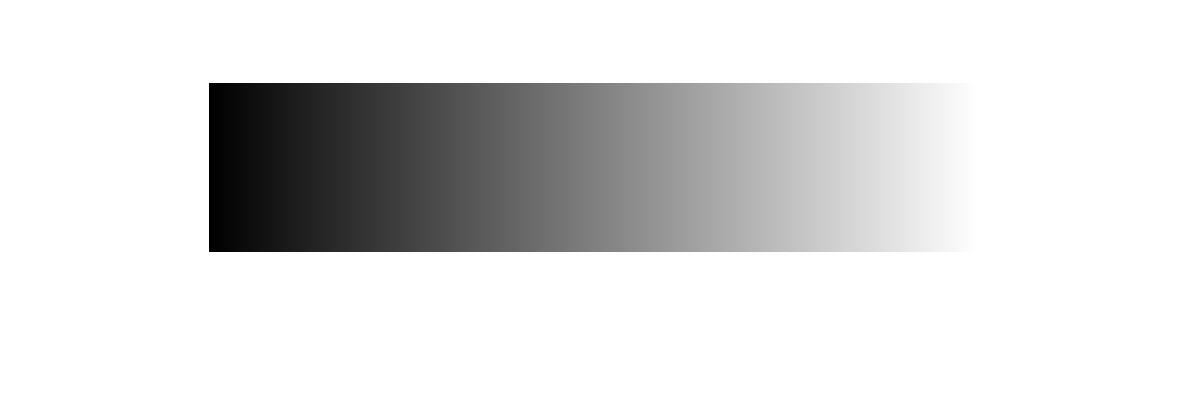
%> input picture hair1.jpg, 1193 x 413 px
$ octave Test_For_Func_Improved_Multiscale_Error_Diffusion.m   (GNU Octave 9; MATLAB toolbox functions it lacks are replaced by stand-ins)
%> lines starting %> are read from the running program, lines starting %| are printed output that depends on the picture
### Func_Improved_Multiscale_Error_Diff.m
%This function is mainly to process the image by the algorithm prospered by
%Yuk-Hee Chan.And more about that can be found in the artical of
%'Feature-preserving multiscale error diffusion for digital halftoning' in
%the Journal of Electronic Imaging 13(3), 639쭯645 (July 2004).

function Bm= Func_Improved_Multiscale_Error_Diff( Input_Image )
%FUNC_IMPROVED_MULTISCALE_ERROR_DIFF Summary of this function goes here
%Input_Image is the image of gray-level intensity.
%Bm is the output image.
%Read the input image.
tic;
%Input=imread('hair2.jpg');
%Input_Image=rgb2gray(Input);
[m,n]=size(Input_Image);
%N=2^log2(max(m,n));
N=256;
r=log(N)/log(4);
Input_Image_Adapter=imresize(Input_Image,[N,N]);
Im=double(Input_Image_Adapter)/255;

%To determine whether we should inverse the input image.
Invers_Tag=sum(sum(Im))/N^2;
if Invers_Tag>0.5;
    Im=1-Im;
end

%To cut the image into r+1 level
Em=Im;
Bm=zeros(N,N);
E{1}=1;
%Bm_Mark is mainly to mark the Bm.If Bm(i,j) is set value, then,Bm_Mark(i,j)=1;
Bm_Mark=zeros(N,N);
iterate=1;
while(E{1}>0.5)
%The parameters of the filter H
 H=[1 2 1; 2 0 2 ; 1 2 1];
I{r+1}=Im;
E{r+1}=Em;
B{r+1}=Bm;
%Cut the image into r+1 layer.And the second level has 4 x 4 matrix;
  for i=r+1:-1:2;
     N1=4^(i-1);
     I11=double(I{i}(1:4:N1,1:4:N1));   I12=double(I{i}(1:4:N1,2:4:N1));  I13=double(I{i}(1:4:N1,3:4:N1));   I14=double(I{i}(1:4:N1,4:4:N1));
     E11=double(E{i}(1:4:N1,1:4:N1));   E12=double(E{i}(1:4:N1,2:4:N1));  E13=double(E{i}(1:4:N1,3:4:N1));   E14=double(E{i}(1:4:N1,4:4:N1));
     B11=double(B{i}(1:4:N1,1:4:N1));   B12=double(B{i}(1:4:N1,2:4:N1));  B13=double(B{i}(1:4:N1,3:4:N1));   B14=double(I{i}(1:4:N1,4:4:N1));

     I21=double(I{i}(2:4:N1,1:4:N1));   I22=double(I{i}(2:4:N1,2:4:N1));  I23=double(I{i}(2:4:N1,3:4:N1));   I24=double(I{i}(2:4:N1,4:4:N1));
     E21=double(E{i}(2:4:N1,1:4:N1));   E22=double(E{i}(2:4:N1,2:4:N1));  E23=double(E{i}(2:4:N1,3:4:N1));   E24=double(E{i}(2:4:N1,4:4:N1));
     B21=double(B{i}(2:4:N1,1:4:N1));   B22=double(B{i}(2:4:N1,2:4:N1));  B23=double(B{i}(2:4:N1,3:4:N1));   B24=double(I{i}(2:4:N1,4:4:N1));

     I31=double(I{i}(3:4:N1,1:4:N1));   I32=double(I{i}(3:4:N1,2:4:N1));  I33=double(I{i}(3:4:N1,3:4:N1));   I34=double(I{i}(3:4:N1,4:4:N1));
     E31=double(E{i}(3:4:N1,1:4:N1));   E32=double(E{i}(3:4:N1,2:4:N1));  E33=double(E{i}(3:4:N1,3:4:N1));   E34=double(E{i}(3:4:N1,4:4:N1));
     B31=double(B{i}(3:4:N1,1:4:N1));   B32=double(B{i}(3:4:N1,2:4:N1));  B33=double(B{i}(3:4:N1,3:4:N1));   B34=double(I{i}(3:4:N1,4:4:N1));

     I41=double(I{i}(4:4:N1,1:4:N1));   I42=double(I{i}(4:4:N1,2:4:N1));  I43=double(I{i}(4:4:N1,3:4:N1));   I44=double(I{i}(4:4:N1,4:4:N1));
     E41=double(E{i}(4:4:N1,1:4:N1));   E42=double(E{i}(4:4:N1,2:4:N1));  E43=double(E{i}(4:4:N1,3:4:N1));   E44=double(E{i}(4:4:N1,4:4:N1));
     B41=double(B{i}(4:4:N1,1:4:N1));   B42=double(B{i}(4:4:N1,2:4:N1));  B43=double(B{i}(4:4:N1,3:4:N1));   B44=double(I{i}(4:4:N1,4:4:N1));
     I{i-1}=(I11+I12+I13+I14)+(I21+I22+I23+I24)+(I31+I32+I33+I34)+(I41+I42+I43+I44);
     E{i-1}=(E11+E12+E13+E14)+(E21+E22+E23+E24)+(E31+E32+E33+E34)+(E41+E42+E43+E44);
     B{i-1}=(B11+B12+B13+B14)+(B21+B22+B23+B24)+(B31+B32+B33+B34)+(B41+B42+B43+B44);
  end

%Find the first pixel in the 4 x 4 matrix using the maximum error intensity guidance
u=1;
v=1;
i=2;
s=1;
t=1;
% The finding process starts at level 2th
%(s,t) is the absolute coordinates of the first row and first column of the
%4 x 4 matrix.
while(i<=r+1)
    s_1=s;
    t_1=t;
%Get the exact loaction of the loaction firstly.
%We use the overlapping subregions to locate it.
%First,we cut the 4 x 4 matrixe into nine 2 x 2 matrix which is overlapped.
%Find the maximum error intensity.
 for ii=1:3;
    for jj=1:3;
        Overlapping_Mat(ii,jj)=sum(sum(E{i}(s+ii-1:s+ii,t+jj-1:t+jj)));
    end
end
[uu,vv]=find(Overlapping_Mat==max(max(Overlapping_Mat)));
MM_UV=max(size(uu));
Rand_Number_U=MM_UV*rand();
Rand_Number_V=MM_UV*rand();
uu=uu(ceil(Rand_Number_U),1);
vv=vv(ceil(Rand_Number_V),1);
%Secondly, we locate the exact pixel which needs to be processed
[uuu,vvv]=find(E{i}(s+uu-1:s+uu,t+vv-1:t+vv)==max(max(E{i}(s+uu-1:s+uu,t+vv-1:t+vv))));
MM_UV=max(size(uuu));
Rand_Number_U=MM_UV*rand();
Rand_Number_V=MM_UV*rand();
uuu=uuu(ceil(Rand_Number_U),1);
vvv=vvv(ceil(Rand_Number_V),1);
%(s_exact,t_exact) is the absolute coordinates of the pixel to be
%processed.
s_exact=s+uu-1+rem(uuu+1,2);
t_exact=t+vv-1+rem(vvv+1,2);
    if i==r+1;
        break;
    end
    i=i+1;
    s=4*s_exact-3;
    t=4*t_exact-3;
end


%Assume that a white dot should be introduced in the region of interest.
%To choose whether the black dot or the white dot should be introduced in the region of interest.
White_Black=1;
%If average of the Em elements in the region is larger than 0.5, it
%indicates that this is a bright region and a black dot should be
%introduced.
if sum(sum(Im(s:s+3,t:t+3)))/16>0.5
    White_Black=0;
end
%To add a 1-pixe frame of value 0 and a 1-pixel frame of value 1 to E and B
%first.
Em_Frame=zeros(N+2,N+2);
Em_Frame(2:N+1,2:N+1)=Em;

Bm_Frame=ones(N+2,N+2);
Bm_Frame(2:N+1,2:N+1)=Bm;

Bm_Mark_Frame=zeros(N+2,N+2);
Bm_Mark_Frame(2:N+1,2:N+1)=Bm_Mark;

%The default type of the dot should be introduced is the same with the
%actual circumstance.
if White_Black==1;
%Updata the error Image E by the method proposed by Chun
Bm_Frame(s_exact+1,t_exact+1)=1;
e=1-Em_Frame(s_exact+1,t_exact+1);
su=sum(sum(H));
%%Adjust the parmaters of the filter of H
for p=1:3;
    for q=1:3;
        if Bm_Mark_Frame(s_exact+p-1,t_exact+q-1)==1;
             H(p,q)=0;
             su=su-1;
        end
    end
end
su=sum(sum(H));
H1=H/su;
for mm=1:3;
    for nn=1:3;
       if Bm_Mark_Frame(s_exact+mm-1,t_exact+nn-1)~=1;
       Em_Frame(s_exact+mm-1,t_exact+nn-1)=Em_Frame(s_exact+mm-1,t_exact+nn-1)-e*H1(mm,nn);
       end
    end
end
%To mark the dot has been assigned.
Em_Frame(s_exact+1,t_exact+1)=0;
Bm_Mark_Frame(s_exact+1,t_exact+1)=1;
%The black dot should introduced in actual.
else

%To compute the total black dots of the region;
Thresh=16-round(sum(sum(Im(s:s+3,t:t+3))));
T=16-sum(sum(Bm_Mark_Frame(s+1:s+4,t+1:t+4)));
if T>Thresh;
    Bm_Mark_Frame(s+1:s+4,t+1:t+4)=1;
    Bm_Frame(s+1:s+4,t+1:t+4)=1;
end
  %Bm_Frame(s+1:s+4,t+1:t+4)=1;
%Inverse the elements.
   for i=1:4;
        for j=1:4;
            if Bm_Mark_Frame(s+i,t+j)~=1;
            Em_Frame(s+i,t+j)=1-Em_Frame(s+i,t+j);
            Bm_Frame(s+1:s+4,t+1:t+4)=1;
            end
       end
    end
Em=Em_Frame(2:N+1,2:N+1);
 %%Find the maximum error intensity.
for ii=1:3
    for jj=1:3
        Overlapping_Mat(ii,jj)=sum(sum(Em(s+ii-1:s+ii,t+jj-1:t+jj)));
    end
end
[uu,vv]=find(Overlapping_Mat==max(max(Overlapping_Mat)));
MM_UV=max(size(uu));
Rand_Number_U=MM_UV*rand();
Rand_Number_V=MM_UV*rand();
uu=uu(ceil(Rand_Number_U),1);
vv=vv(ceil(Rand_Number_V),1);
%Secondly, we locate the exact pixel which needs to be processed
[uuu,vvv]=find(Em(s+uu-1:s+uu,t+vv-1:t+vv)==max(max(Em(s+uu-1:s+uu,t+vv-1:t+vv))));
MM_UV=max(size(uuu));
Rand_Number_U=MM_UV*rand();
Rand_Number_V=MM_UV*rand();
uuu=uuu(ceil(Rand_Number_U),1);
vvv=vvv(ceil(Rand_Number_V),1);
s_exact=s+uu-1+rem(uuu+1,2);
t_exact=t+vv-1+rem(vvv+1,2);

%initial the first value
e=1-Em(s_exact,t_exact);
Bm(s_exact,t_exact)=1;
su=sum(sum(H));
for p=1:3
    for q=1:3
        if Bm_Mark_Frame(s_exact+p-1,t_exact+q-1)==1;
             H(p,q)=0;
             su=su-1;
        end
    end
end
su=sum(sum(H));
H1=H/su;
Bm_Mark_Frame(s_exact+1,t_exact+1)=1;
%Error diffusion
for mm=1:3;
    for nn=1:3;
       if Bm_Mark_Frame(s_exact+mm-1,t_exact+nn-1)~=1;
       Em_Frame(s_exact+mm-1,t_exact+nn-1)=Em_Frame(s_exact+mm-1,t_exact+nn-1)-e*H1(mm,nn);
       end
    end
end
Em_Frame(s_exact+1,t_exact+1)=0;
Bm_Frame(s_exact+1,t_exact+1)=0;
Bm_Mark_Frame(s_exact+1,t_exact+1)=1;

%Inverse the matrix Em
for mm=1:4;
    for nn=1:4;
       if Bm_Mark_Frame(s+mm,t+nn)~=1;
       Em_Frame(s+mm,t+nn)=1-Em_Frame(s+mm,t+nn);
       end
    end
end
end
Em=Em_Frame(2:N+1,2:N+1);
Bm=Bm_Frame(2:N+1,2:N+1);
%fprintf('The s_exact in the iterate is  %d.\n',s_exact);
%fprintf('The t_exact in the iterate is  %d.\n',t_exact);
fprintf('The iterate is  %d,please wait for a moment.\n',iterate);
iterate=iterate+1;
%if iterate>10000;
 % break;
%end
end

%Inverse the ouput again
if Invers_Tag>0.5;
    Bm=1-Bm;
end
toc;

### Test_For_Func_Improved_Multiscale_Error_Diffusion.m
%This is a test example for the function of Func_Improved_Multiscale_Error_Diff(Input);

Input=imread('hair1.jpg');
%> Input is the input picture: size 413x1193x3 uint8; min 0, max 255, mean 221.3
Input=rgb2gray(Input);
%> Input: size 413x1193 uint8
%You had better resize the image into 256 x 256£¬or it cost much time to get
%the result.
%Bm is the image after processsing by the algorithm prospered by Chun.
N=256;
Input=imresize(Input,[N,N]);
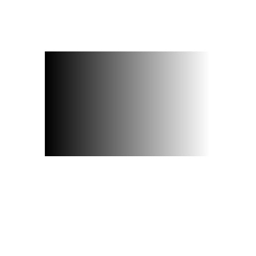
%> Input: size 256x256 uint8; min 0, max 255, mean 221.2
%Bm is the image after processsing by the algorithm prospered by Chun.
Bm=Func_Improved_Multiscale_Error_Diff(Input);
%> in Func_Improved_Multiscale_Error_Diff, `Invers_Tag=sum(sum(Im))/N^2;`: Invers_Tag = 0.868
%> in Func_Improved_Multiscale_Error_Diff, `Im=1-Im;`:
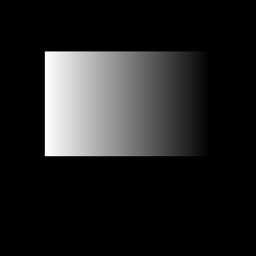
%> Im: size 256x256 double; min 0, max 1, mean 0.132
%> (the run ends here)
